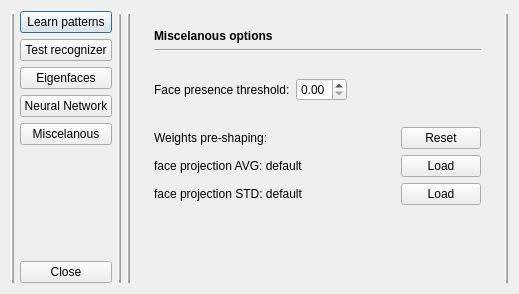
<?xml version="1.0" encoding="UTF-8"?>
<ui version="4.0">
 <class>RecognitionSettingsDialog</class>
 <widget class="QDialog" name="RecognitionSettingsDialog">
  <property name="geometry">
   <rect>
    <x>0</x>
    <y>0</y>
    <width>507</width>
    <height>265</height>
   </rect>
  </property>
  <property name="windowTitle">
   <string>Face Recognition Settings</string>
  </property>
  <property name="windowIcon">
   <iconset resource="../faceFinder.qrc">
    <normaloff>:/images/ff.png</normaloff>:/images/ff.png</iconset>
  </property>
  <property name="locale">
   <locale language="English" country="UnitedStates"/>
  </property>
  <layout class="QHBoxLayout" name="horizontalLayout_16">
   <item>
    <widget class="Line" name="line_6">
     <property name="frameShadow">
      <enum>QFrame::Raised</enum>
     </property>
     <property name="lineWidth">
      <number>3</number>
     </property>
     <property name="midLineWidth">
      <number>1</number>
     </property>
     <property name="orientation">
      <enum>Qt::Vertical</enum>
     </property>
    </widget>
   </item>
   <item>
    <layout class="QVBoxLayout" name="verticalLayout_7">
     <item>
      <widget class="QPushButton" name="buttonRecognizerLearn">
       <property name="text">
        <string>Learn patterns</string>
       </property>
      </widget>
     </item>
     <item>
      <widget class="QPushButton" name="buttonRecognizerTest">
       <property name="text">
        <string>Test recognizer</string>
       </property>
      </widget>
     </item>
     <item>
      <widget class="QPushButton" name="buttonEigenfaces">
       <property name="sizePolicy">
        <sizepolicy hsizetype="Expanding" vsizetype="Fixed">
         <horstretch>0</horstretch>
         <verstretch>0</verstretch>
        </sizepolicy>
       </property>
       <property name="text">
        <string>Eigenfaces</string>
       </property>
      </widget>
     </item>
     <item>
      <widget class="QPushButton" name="buttonNetwork">
       <property name="sizePolicy">
        <sizepolicy hsizetype="Expanding" vsizetype="Fixed">
         <horstretch>0</horstretch>
         <verstretch>0</verstretch>
        </sizepolicy>
       </property>
       <property name="text">
        <string>Neural Network</string>
       </property>
      </widget>
     </item>
     <item>
      <widget class="QPushButton" name="buttonMisc">
       <property name="sizePolicy">
        <sizepolicy hsizetype="Expanding" vsizetype="Fixed">
         <horstretch>0</horstretch>
         <verstretch>0</verstretch>
        </sizepolicy>
       </property>
       <property name="text">
        <string>Miscelanous</string>
       </property>
       <property name="flat">
        <bool>false</bool>
       </property>
      </widget>
     </item>
     <item>
      <spacer name="verticalSpacer_2">
       <property name="orientation">
        <enum>Qt::Vertical</enum>
       </property>
       <property name="sizeHint" stdset="0">
        <size>
         <width>20</width>
         <height>40</height>
        </size>
       </property>
      </spacer>
     </item>
     <item>
      <widget class="QPushButton" name="buttonClose">
       <property name="text">
        <string>Close</string>
       </property>
      </widget>
     </item>
    </layout>
   </item>
   <item>
    <widget class="Line" name="line_7">
     <property name="frameShadow">
      <enum>QFrame::Raised</enum>
     </property>
     <property name="lineWidth">
      <number>3</number>
     </property>
     <property name="midLineWidth">
      <number>1</number>
     </property>
     <property name="orientation">
      <enum>Qt::Vertical</enum>
     </property>
    </widget>
   </item>
   <item>
    <widget class="Line" name="line_8">
     <property name="frameShadow">
      <enum>QFrame::Raised</enum>
     </property>
     <property name="lineWidth">
      <number>3</number>
     </property>
     <property name="midLineWidth">
      <number>1</number>
     </property>
     <property name="orientation">
      <enum>Qt::Vertical</enum>
     </property>
    </widget>
   </item>
   <item>
    <widget class="QStackedWidget" name="stackedWidget">
     <property name="currentIndex">
      <number>0</number>
     </property>
     <widget class="QWidget" name="pageMisc">
      <layout class="QGridLayout" name="gridLayout">
       <item row="0" column="1">
        <widget class="QWidget" name="widget_3" native="true">
         <layout class="QVBoxLayout" name="verticalLayout_5">
          <item>
           <widget class="QLabel" name="label_3">
            <property name="font">
             <font>
              <weight>75</weight>
              <bold>true</bold>
             </font>
            </property>
            <property name="text">
             <string>Miscelanous options</string>
            </property>
           </widget>
          </item>
          <item>
           <widget class="Line" name="line_5">
            <property name="orientation">
             <enum>Qt::Horizontal</enum>
            </property>
           </widget>
          </item>
          <item>
           <spacer name="horizontalSpacer_3">
            <property name="orientation">
             <enum>Qt::Horizontal</enum>
            </property>
            <property name="sizeHint" stdset="0">
             <size>
              <width>40</width>
              <height>20</height>
             </size>
            </property>
           </spacer>
          </item>
          <item>
           <layout class="QHBoxLayout" name="horizontalLayout_14">
            <item>
             <widget class="QLabel" name="label_11">
              <property name="text">
               <string>Face presence threshold:</string>
              </property>
             </widget>
            </item>
            <item>
             <widget class="QDoubleSpinBox" name="doubleSpinBox">
              <property name="sizePolicy">
               <sizepolicy hsizetype="Fixed" vsizetype="Fixed">
                <horstretch>0</horstretch>
                <verstretch>0</verstretch>
               </sizepolicy>
              </property>
              <property name="toolTip">
               <string>Minimal recognizer response to begin classification</string>
              </property>
              <property name="prefix">
               <string/>
              </property>
              <property name="suffix">
               <string/>
              </property>
              <property name="minimum">
               <double>0.000000000000000</double>
              </property>
              <property name="maximum">
               <double>0.990000000000000</double>
              </property>
              <property name="singleStep">
               <double>0.010000000000000</double>
              </property>
              <property name="value">
               <double>0.000000000000000</double>
              </property>
             </widget>
            </item>
            <item>
             <spacer name="horizontalSpacer_4">
              <property name="orientation">
               <enum>Qt::Horizontal</enum>
              </property>
              <property name="sizeHint" stdset="0">
               <size>
                <width>40</width>
                <height>20</height>
               </size>
              </property>
             </spacer>
            </item>
           </layout>
          </item>
          <item>
           <spacer name="horizontalSpacer_8">
            <property name="orientation">
             <enum>Qt::Horizontal</enum>
            </property>
            <property name="sizeHint" stdset="0">
             <size>
              <width>40</width>
              <height>20</height>
             </size>
            </property>
           </spacer>
          </item>
          <item>
           <layout class="QHBoxLayout" name="horizontalLayout_12">
            <item>
             <widget class="QLabel" name="label_13">
              <property name="text">
               <string>Weights pre-shaping:</string>
              </property>
             </widget>
            </item>
            <item>
             <spacer name="horizontalSpacer_19">
              <property name="orientation">
               <enum>Qt::Horizontal</enum>
              </property>
              <property name="sizeHint" stdset="0">
               <size>
                <width>40</width>
                <height>20</height>
               </size>
              </property>
             </spacer>
            </item>
            <item>
             <widget class="QPushButton" name="buttonRecognizerReset">
              <property name="text">
               <string>Reset</string>
              </property>
             </widget>
            </item>
           </layout>
          </item>
          <item>
           <layout class="QHBoxLayout" name="horizontalLayout_17">
            <item>
             <widget class="QLabel" name="labelProjectionAvg">
              <property name="toolTip">
               <string>Vector containing average value of faces projection on eigenfaces space</string>
              </property>
              <property name="text">
               <string>face projection AVG: default</string>
              </property>
             </widget>
            </item>
            <item>
             <widget class="QPushButton" name="buttonLoadAvg">
              <property name="sizePolicy">
               <sizepolicy hsizetype="Fixed" vsizetype="Fixed">
                <horstretch>0</horstretch>
                <verstretch>0</verstretch>
               </sizepolicy>
              </property>
              <property name="text">
               <string>Load</string>
              </property>
             </widget>
            </item>
           </layout>
          </item>
          <item>
           <layout class="QHBoxLayout" name="horizontalLayout_18">
            <item>
             <widget class="QLabel" name="labelProjectionStd">
              <property name="toolTip">
               <string>Vector containing standard devation value of faces projection on eigenfaces space</string>
              </property>
              <property name="text">
               <string>face projection STD: default</string>
              </property>
             </widget>
            </item>
            <item>
             <widget class="QPushButton" name="buttonLoadStd">
              <property name="sizePolicy">
               <sizepolicy hsizetype="Fixed" vsizetype="Fixed">
                <horstretch>0</horstretch>
                <verstretch>0</verstretch>
               </sizepolicy>
              </property>
              <property name="text">
               <string>Load</string>
              </property>
             </widget>
            </item>
           </layout>
          </item>
          <item>
           <spacer name="verticalSpacer">
            <property name="orientation">
             <enum>Qt::Vertical</enum>
            </property>
            <property name="sizeHint" stdset="0">
             <size>
              <width>20</width>
              <height>20</height>
             </size>
            </property>
           </spacer>
          </item>
         </layout>
        </widget>
       </item>
      </layout>
     </widget>
     <widget class="QWidget" name="pageEigenfaces">
      <layout class="QGridLayout" name="gridLayout_2">
       <item row="0" column="0">
        <widget class="QWidget" name="widget" native="true">
         <layout class="QVBoxLayout" name="verticalLayout">
          <item>
           <widget class="Line" name="line_4">
            <property name="orientation">
             <enum>Qt::Horizontal</enum>
            </property>
           </widget>
          </item>
          <item>
           <widget class="QLabel" name="label">
            <property name="font">
             <font>
              <weight>75</weight>
              <bold>true</bold>
             </font>
            </property>
            <property name="text">
             <string>Eigenfaces</string>
            </property>
           </widget>
          </item>
          <item>
           <layout class="QHBoxLayout" name="horizontalLayout_8">
            <item>
             <widget class="QLabel" name="labelEigenfacesFile">
              <property name="text">
               <string>Loaded from: eigenfaces.csv</string>
              </property>
             </widget>
            </item>
            <item>
             <spacer name="horizontalSpacer_15">
              <property name="orientation">
               <enum>Qt::Horizontal</enum>
              </property>
              <property name="sizeHint" stdset="0">
               <size>
                <width>40</width>
                <height>20</height>
               </size>
              </property>
             </spacer>
            </item>
            <item>
             <widget class="QPushButton" name="buttonEigenfacesLoad">
              <property name="text">
               <string>load</string>
              </property>
             </widget>
            </item>
           </layout>
          </item>
          <item>
           <widget class="Line" name="line_2">
            <property name="orientation">
             <enum>Qt::Horizontal</enum>
            </property>
           </widget>
          </item>
          <item>
           <layout class="QHBoxLayout" name="horizontalLayout_7">
            <item>
             <layout class="QVBoxLayout" name="verticalLayout_3">
              <item>
               <layout class="QHBoxLayout" name="horizontalLayout">
                <item>
                 <widget class="QLabel" name="label_6">
                  <property name="text">
                   <string>Number of eigenfaces:</string>
                  </property>
                 </widget>
                </item>
                <item>
                 <spacer name="horizontalSpacer_7">
                  <property name="orientation">
                   <enum>Qt::Horizontal</enum>
                  </property>
                  <property name="sizeHint" stdset="0">
                   <size>
                    <width>40</width>
                    <height>20</height>
                   </size>
                  </property>
                 </spacer>
                </item>
                <item>
                 <widget class="QLabel" name="labelEigenfacesNumber">
                  <property name="text">
                   <string>0</string>
                  </property>
                 </widget>
                </item>
               </layout>
              </item>
              <item>
               <layout class="QHBoxLayout" name="horizontalLayout_2">
                <item>
                 <widget class="QLabel" name="label_7">
                  <property name="text">
                   <string>Eigenface width:</string>
                  </property>
                 </widget>
                </item>
                <item>
                 <spacer name="horizontalSpacer_5">
                  <property name="orientation">
                   <enum>Qt::Horizontal</enum>
                  </property>
                  <property name="sizeHint" stdset="0">
                   <size>
                    <width>40</width>
                    <height>20</height>
                   </size>
                  </property>
                 </spacer>
                </item>
                <item>
                 <widget class="QLabel" name="labelEigenfaceWidth">
                  <property name="text">
                   <string>0</string>
                  </property>
                 </widget>
                </item>
               </layout>
              </item>
              <item>
               <layout class="QHBoxLayout" name="horizontalLayout_3">
                <item>
                 <widget class="QLabel" name="label_8">
                  <property name="text">
                   <string>Eigenface height:</string>
                  </property>
                 </widget>
                </item>
                <item>
                 <spacer name="horizontalSpacer_6">
                  <property name="orientation">
                   <enum>Qt::Horizontal</enum>
                  </property>
                  <property name="sizeHint" stdset="0">
                   <size>
                    <width>40</width>
                    <height>20</height>
                   </size>
                  </property>
                 </spacer>
                </item>
                <item>
                 <widget class="QLabel" name="labeEigenfaceHeight">
                  <property name="text">
                   <string>0</string>
                  </property>
                 </widget>
                </item>
               </layout>
              </item>
              <item>
               <spacer name="verticalSpacer_3">
                <property name="orientation">
                 <enum>Qt::Vertical</enum>
                </property>
                <property name="sizeHint" stdset="0">
                 <size>
                  <width>20</width>
                  <height>40</height>
                 </size>
                </property>
               </spacer>
              </item>
             </layout>
            </item>
            <item>
             <spacer name="horizontalSpacer_2">
              <property name="orientation">
               <enum>Qt::Horizontal</enum>
              </property>
              <property name="sizeHint" stdset="0">
               <size>
                <width>40</width>
                <height>20</height>
               </size>
              </property>
             </spacer>
            </item>
            <item>
             <layout class="QVBoxLayout" name="verticalLayout_2">
              <item>
               <layout class="QHBoxLayout" name="horizontalLayout_15">
                <item>
                 <spacer name="horizontalSpacer_20">
                  <property name="orientation">
                   <enum>Qt::Horizontal</enum>
                  </property>
                  <property name="sizeHint" stdset="0">
                   <size>
                    <width>40</width>
                    <height>20</height>
                   </size>
                  </property>
                 </spacer>
                </item>
                <item>
                 <widget class="QLabel" name="pixmapEigenface">
                  <property name="frameShape">
                   <enum>QFrame::Box</enum>
                  </property>
                  <property name="frameShadow">
                   <enum>QFrame::Raised</enum>
                  </property>
                  <property name="lineWidth">
                   <number>1</number>
                  </property>
                  <property name="text">
                   <string/>
                  </property>
                  <property name="pixmap">
                   <pixmap resource="../faceFinder.qrc">:/images/ff.png</pixmap>
                  </property>
                  <property name="scaledContents">
                   <bool>false</bool>
                  </property>
                  <property name="alignment">
                   <set>Qt::AlignCenter</set>
                  </property>
                 </widget>
                </item>
                <item>
                 <spacer name="horizontalSpacer_21">
                  <property name="orientation">
                   <enum>Qt::Horizontal</enum>
                  </property>
                  <property name="sizeHint" stdset="0">
                   <size>
                    <width>40</width>
                    <height>20</height>
                   </size>
                  </property>
                 </spacer>
                </item>
               </layout>
              </item>
              <item>
               <widget class="QLabel" name="labelEigenfaceIndex">
                <property name="text">
                 <string>eigenface no. 1</string>
                </property>
                <property name="alignment">
                 <set>Qt::AlignCenter</set>
                </property>
               </widget>
              </item>
              <item>
               <layout class="QHBoxLayout" name="horizontalLayout_6">
                <item>
                 <widget class="QSlider" name="sliderEigenfaces">
                  <property name="minimum">
                   <number>0</number>
                  </property>
                  <property name="orientation">
                   <enum>Qt::Horizontal</enum>
                  </property>
                 </widget>
                </item>
               </layout>
              </item>
              <item>
               <spacer name="verticalSpacer_6">
                <property name="orientation">
                 <enum>Qt::Vertical</enum>
                </property>
                <property name="sizeHint" stdset="0">
                 <size>
                  <width>20</width>
                  <height>40</height>
                 </size>
                </property>
               </spacer>
              </item>
             </layout>
            </item>
           </layout>
          </item>
         </layout>
        </widget>
       </item>
      </layout>
     </widget>
     <widget class="QWidget" name="pageNetwork">
      <layout class="QGridLayout" name="gridLayout_3">
       <item row="0" column="2">
        <widget class="QWidget" name="widget_2" native="true">
         <layout class="QVBoxLayout" name="verticalLayout_4">
          <item>
           <widget class="QLabel" name="label_2">
            <property name="font">
             <font>
              <weight>75</weight>
              <bold>true</bold>
             </font>
            </property>
            <property name="text">
             <string>Neural Network</string>
            </property>
           </widget>
          </item>
          <item>
           <widget class="Line" name="line_3">
            <property name="orientation">
             <enum>Qt::Horizontal</enum>
            </property>
           </widget>
          </item>
          <item>
           <layout class="QHBoxLayout" name="horizontalLayout_5">
            <item>
             <widget class="QLabel" name="labelRecognizerFile">
              <property name="text">
               <string>Loaded from: recognizer.nnw</string>
              </property>
             </widget>
            </item>
            <item>
             <spacer name="horizontalSpacer_14">
              <property name="orientation">
               <enum>Qt::Horizontal</enum>
              </property>
              <property name="sizeHint" stdset="0">
               <size>
                <width>40</width>
                <height>20</height>
               </size>
              </property>
             </spacer>
            </item>
            <item>
             <widget class="QPushButton" name="buttonLoadRecognizer">
              <property name="locale">
               <locale language="English" country="UnitedStates"/>
              </property>
              <property name="text">
               <string>Load</string>
              </property>
             </widget>
            </item>
            <item>
             <widget class="QPushButton" name="buttonSaveRecognizer">
              <property name="text">
               <string>save</string>
              </property>
             </widget>
            </item>
           </layout>
          </item>
          <item>
           <widget class="Line" name="line">
            <property name="orientation">
             <enum>Qt::Horizontal</enum>
            </property>
           </widget>
          </item>
          <item>
           <layout class="QHBoxLayout" name="horizontalLayout_4">
            <item>
             <widget class="QLabel" name="label_9">
              <property name="text">
               <string>Kohonen layer size:</string>
              </property>
             </widget>
            </item>
            <item>
             <spacer name="horizontalSpacer_16">
              <property name="orientation">
               <enum>Qt::Horizontal</enum>
              </property>
              <property name="sizeHint" stdset="0">
               <size>
                <width>40</width>
                <height>20</height>
               </size>
              </property>
             </spacer>
            </item>
            <item>
             <widget class="QLabel" name="labelKohonenLayer">
              <property name="text">
               <string>0</string>
              </property>
             </widget>
            </item>
            <item>
             <widget class="QLabel" name="label_12">
              <property name="text">
               <string>neurons</string>
              </property>
             </widget>
            </item>
           </layout>
          </item>
          <item>
           <layout class="QHBoxLayout" name="horizontalLayout_9">
            <item>
             <widget class="QLabel" name="label_10">
              <property name="text">
               <string>Grosberg Layer size:</string>
              </property>
             </widget>
            </item>
            <item>
             <spacer name="horizontalSpacer_17">
              <property name="orientation">
               <enum>Qt::Horizontal</enum>
              </property>
              <property name="sizeHint" stdset="0">
               <size>
                <width>40</width>
                <height>20</height>
               </size>
              </property>
             </spacer>
            </item>
            <item>
             <widget class="QLabel" name="labelGrossbergLayer">
              <property name="text">
               <string>0</string>
              </property>
             </widget>
            </item>
            <item>
             <widget class="QLabel" name="label_14">
              <property name="text">
               <string>neurons</string>
              </property>
             </widget>
            </item>
           </layout>
          </item>
          <item>
           <layout class="QHBoxLayout" name="horizontalLayout_10">
            <item>
             <widget class="QLabel" name="label_4">
              <property name="text">
               <string>Number of classes:</string>
              </property>
             </widget>
            </item>
            <item>
             <spacer name="horizontalSpacer">
              <property name="orientation">
               <enum>Qt::Horizontal</enum>
              </property>
              <property name="sizeHint" stdset="0">
               <size>
                <width>40</width>
                <height>20</height>
               </size>
              </property>
             </spacer>
            </item>
            <item>
             <widget class="QSpinBox" name="spinClassesNumber">
              <property name="toolTip">
               <string>Number of diffrent persons that system should be able to recognize</string>
              </property>
             </widget>
            </item>
           </layout>
          </item>
          <item>
           <layout class="QHBoxLayout" name="horizontalLayout_11">
            <item>
             <widget class="QLabel" name="label_5">
              <property name="text">
               <string>Neurons per class:</string>
              </property>
             </widget>
            </item>
            <item>
             <spacer name="horizontalSpacer_13">
              <property name="orientation">
               <enum>Qt::Horizontal</enum>
              </property>
              <property name="sizeHint" stdset="0">
               <size>
                <width>40</width>
                <height>20</height>
               </size>
              </property>
             </spacer>
            </item>
            <item>
             <widget class="QSpinBox" name="spinNeuronsPerClass">
              <property name="toolTip">
               <string>Nuerons that will be devoted to one person class</string>
              </property>
              <property name="suffix">
               <string/>
              </property>
              <property name="maximum">
               <number>100</number>
              </property>
             </widget>
            </item>
           </layout>
          </item>
          <item>
           <layout class="QHBoxLayout" name="horizontalLayout_13">
            <item>
             <spacer name="horizontalSpacer_9">
              <property name="orientation">
               <enum>Qt::Horizontal</enum>
              </property>
              <property name="sizeHint" stdset="0">
               <size>
                <width>40</width>
                <height>20</height>
               </size>
              </property>
             </spacer>
            </item>
            <item>
             <widget class="QPushButton" name="buttonResizeRecognizer">
              <property name="enabled">
               <bool>false</bool>
              </property>
              <property name="text">
               <string>resize current network</string>
              </property>
             </widget>
            </item>
           </layout>
          </item>
          <item>
           <widget class="Line" name="line_10">
            <property name="orientation">
             <enum>Qt::Horizontal</enum>
            </property>
           </widget>
          </item>
          <item>
           <layout class="QHBoxLayout" name="horizontalLayout_19">
            <item>
             <widget class="QLabel" name="label_15">
              <property name="text">
               <string>Initial learning speed</string>
              </property>
             </widget>
            </item>
            <item>
             <spacer name="horizontalSpacer_10">
              <property name="orientation">
               <enum>Qt::Horizontal</enum>
              </property>
              <property name="sizeHint" stdset="0">
               <size>
                <width>40</width>
                <height>20</height>
               </size>
              </property>
             </spacer>
            </item>
            <item>
             <widget class="QDoubleSpinBox" name="spinLearningSpeed">
              <property name="toolTip">
               <string>Determines how quick neurons will learn to remember given inputs</string>
              </property>
              <property name="decimals">
               <number>4</number>
              </property>
              <property name="maximum">
               <double>0.999900000000000</double>
              </property>
              <property name="singleStep">
               <double>0.010000000000000</double>
              </property>
              <property name="value">
               <double>0.700000000000000</double>
              </property>
             </widget>
            </item>
           </layout>
          </item>
         </layout>
        </widget>
       </item>
      </layout>
     </widget>
    </widget>
   </item>
   <item>
    <widget class="Line" name="line_9">
     <property name="frameShadow">
      <enum>QFrame::Raised</enum>
     </property>
     <property name="lineWidth">
      <number>3</number>
     </property>
     <property name="midLineWidth">
      <number>1</number>
     </property>
     <property name="orientation">
      <enum>Qt::Vertical</enum>
     </property>
    </widget>
   </item>
  </layout>
 </widget>
 <resources>
  <include location="../faceFinder.qrc"/>
 </resources>
 <connections>
  <connection>
   <sender>buttonClose</sender>
   <signal>clicked()</signal>
   <receiver>RecognitionSettingsDialog</receiver>
   <slot>close()</slot>
   <hints>
    <hint type="sourcelabel">
     <x>63</x>
     <y>229</y>
    </hint>
    <hint type="destinationlabel">
     <x>125</x>
     <y>157</y>
    </hint>
   </hints>
  </connection>
 </connections>
</ui>
